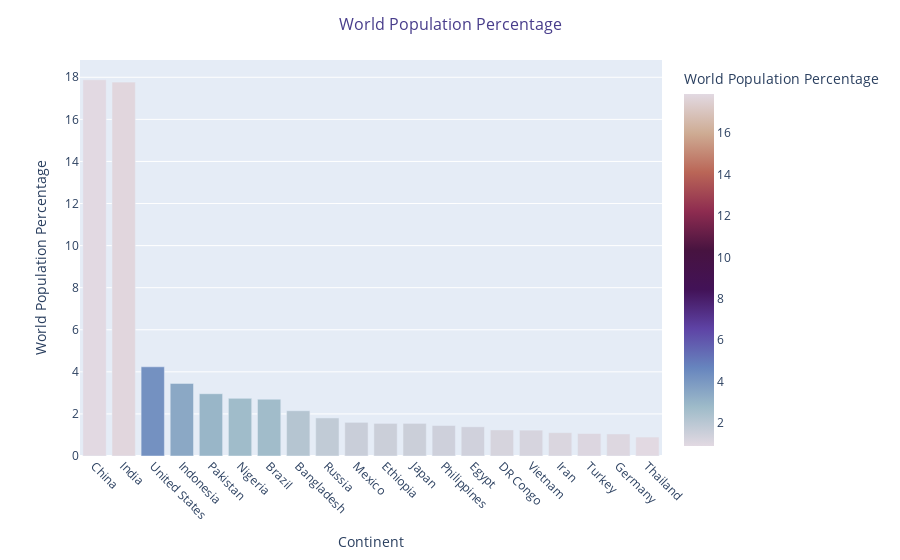

Notebook code cell kept with this figure:
### Markdown cell above
#### World Population percentage :

### Code cell
df1 = df.sort_values(by = 'World Population Percentage', ascending = False).reset_index().head(20)
fig = px.bar(df1,
             x = 'Country',
             y =  'World Population Percentage',
             color = 'World Population Percentage',
             color_continuous_scale = 'twilight',
             
            
            )

fig.update_layout(title = 'World Population Percentage',
                  title_x = 0.5,
                  title_font = dict(size = 16, color = 'DarkSlateBlue'),
                  xaxis = dict(title = 'Continent', tickangle = 45),
                  yaxis = dict(title = 'World Population Percentage'))

fig.show()

### Figure 1 — Plotly figure (JSON) as saved in the notebook; plotly's stock layout.template omitted (floating-point values rounded to 4 significant figures)
{"data": [{"alignmentgroup": "True", "hovertemplate": "Country=%{x}<br>World Population Percentage=%{marker.color}<extra></extra>", "legendgroup": "", "marker": {"color": [17.88, 17.77, 4.24, 3.45, 2.96, 2.74, 2.7, 2.15, 1.81, 1.6, 1.55, 1.55, 1.45, 1.39, 1.24, 1.23, 1.11, 1.07, 1.05, 0.9], "coloraxis": "coloraxis", "pattern": {"shape": ""}}, "name": "", "offsetgroup": "", "orientation": "v", "showlegend": false, "textposition": "auto", "type": "bar", "x": ["China", "India", "United States", "Indonesia", "Pakistan", "Nigeria", "Brazil", "Bangladesh", "Russia", "Mexico", "Ethiopia", "Japan", "Philippines", "Egypt", "DR Congo", "Vietnam", "Iran", "Turkey", "Germany", "Thailand"], "xaxis": "x", "y": [17.88, 17.77, 4.24, 3.45, 2.96, 2.74, 2.7, 2.15, 1.81, 1.6, 1.55, 1.55, 1.45, 1.39, 1.24, 1.23, 1.11, 1.07, 1.05, 0.9], "yaxis": "y"}], "layout": {"barmode": "relative", "coloraxis": {"colorbar": {"title": {"text": "World Population Percentage"}}, "colorscale": [[0, "#e2d9e2"], [0.1111, "#9ebbc9"], [0.2222, "#6785be"], [0.3333, "#5e43a5"], [0.4444, "#421257"], [0.5556, "#471340"], [0.6667, "#8e2c50"], [0.7778, "#ba6657"], [0.8889, "#ceac94"], [1, "#e2d9e2"]]}, "legend": {"tracegroupgap": 0}, "margin": {"t": 60}, "title": {"font": {"color": "DarkSlateBlue", "size": 16}, "text": "World Population Percentage", "x": 0.5}, "xaxis": {"anchor": "y", "domain": [0, 1], "tickangle": 45, "title": {"text": "Continent"}}, "yaxis": {"anchor": "x", "domain": [0, 1], "title": {"text": "World Population Percentage"}}}}
